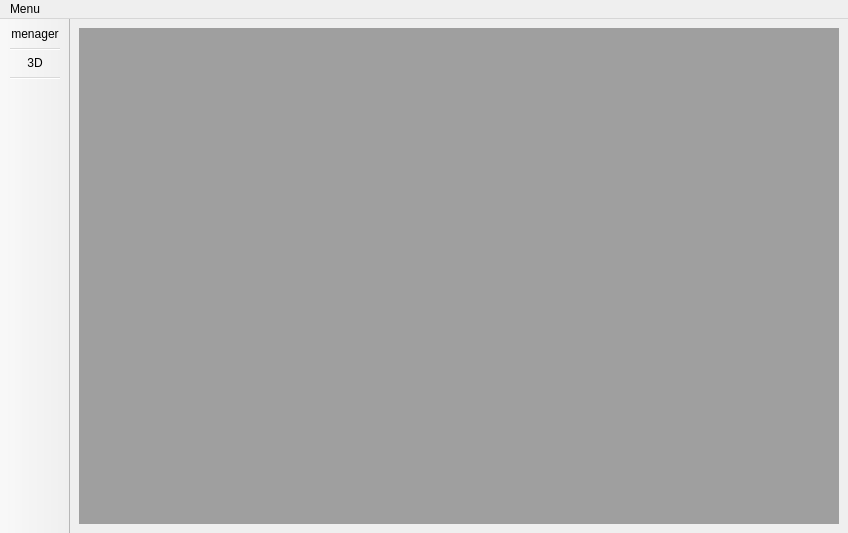
<?xml version="1.0" encoding="UTF-8"?>
<ui version="4.0">
 <class>MainWindow</class>
 <widget class="QMainWindow" name="MainWindow">
  <property name="geometry">
   <rect>
    <x>0</x>
    <y>0</y>
    <width>848</width>
    <height>533</height>
   </rect>
  </property>
  <property name="windowTitle">
   <string>One View</string>
  </property>
  <widget class="QWidget" name="centralwidget">
   <layout class="QVBoxLayout" name="verticalLayout">
    <item>
     <widget class="QMdiArea" name="mdiArea">
      <property name="enabled">
       <bool>true</bool>
      </property>
      <property name="focusPolicy">
       <enum>Qt::NoFocus</enum>
      </property>
      <property name="layoutDirection">
       <enum>Qt::LeftToRight</enum>
      </property>
      <property name="activationOrder">
       <enum>QMdiArea::CreationOrder</enum>
      </property>
      <property name="viewMode">
       <enum>QMdiArea::TabbedView</enum>
      </property>
      <property name="documentMode">
       <bool>true</bool>
      </property>
     </widget>
    </item>
   </layout>
  </widget>
  <widget class="QToolBar" name="toolBar">
   <property name="enabled">
    <bool>true</bool>
   </property>
   <property name="minimumSize">
    <size>
     <width>0</width>
     <height>0</height>
    </size>
   </property>
   <property name="windowTitle">
    <string>toolBar</string>
   </property>
   <property name="autoFillBackground">
    <bool>true</bool>
   </property>
   <property name="movable">
    <bool>false</bool>
   </property>
   <property name="iconSize">
    <size>
     <width>100</width>
     <height>100</height>
    </size>
   </property>
   <attribute name="toolBarArea">
    <enum>LeftToolBarArea</enum>
   </attribute>
   <attribute name="toolBarBreak">
    <bool>false</bool>
   </attribute>
   <addaction name="actionDoctor"/>
   <addaction name="separator"/>
   <addaction name="actionStlViewer"/>
   <addaction name="separator"/>
  </widget>
  <widget class="QMenuBar" name="menuBar">
   <property name="geometry">
    <rect>
     <x>0</x>
     <y>0</y>
     <width>848</width>
     <height>22</height>
    </rect>
   </property>
   <widget class="QMenu" name="menuMenu">
    <property name="title">
     <string>Menu</string>
    </property>
    <addaction name="actionOpen"/>
   </widget>
   <addaction name="menuMenu"/>
  </widget>
  <action name="actionManage">
   <property name="icon">
    <iconset>
     <normaloff>:/image/manager.png</normaloff>:/image/manager.png</iconset>
   </property>
   <property name="text">
    <string>Manage</string>
   </property>
  </action>
  <action name="action3D">
   <property name="icon">
    <iconset>
     <normaloff>image/3D.png</normaloff>image/3D.png</iconset>
   </property>
   <property name="text">
    <string>3D</string>
   </property>
  </action>
  <action name="actionManage_2">
   <property name="text">
    <string>Manage</string>
   </property>
  </action>
  <action name="action3D_2">
   <property name="text">
    <string>3D</string>
   </property>
  </action>
  <action name="actionDoctor">
   <property name="icon">
    <iconset>
     <normaloff>../../Doctor/image/manager.png</normaloff>../../Doctor/image/manager.png</iconset>
   </property>
   <property name="text">
    <string>menager</string>
   </property>
  </action>
  <action name="actionStlViewer">
   <property name="icon">
    <iconset>
     <normaloff>../../Doctor/image/3D.png</normaloff>../../Doctor/image/3D.png</iconset>
   </property>
   <property name="text">
    <string>3D</string>
   </property>
  </action>
  <action name="actionOpen">
   <property name="text">
    <string>Open</string>
   </property>
  </action>
  <action name="actionColor">
   <property name="icon">
    <iconset>
     <normaloff>image/palette.png</normaloff>image/palette.png</iconset>
   </property>
   <property name="text">
    <string>Color</string>
   </property>
   <property name="font">
    <font>
     <pointsize>20</pointsize>
    </font>
   </property>
  </action>
 </widget>
 <resources>
  <include location="icon.qrc"/>
 </resources>
 <connections/>
</ui>
